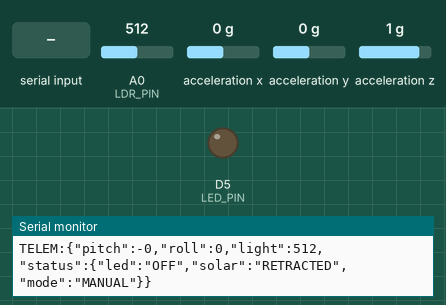
Bench run of a sketch on a simulated ESP8266 (NodeMCU). On the bench: output pins drawn as LEDs (lit = HIGH), the last lines printed to the serial monitor. Wiring (inferred from the names in the program): MPU-6050 motion sensor at I2C address 0x68. The test bench sets the inputs (shaded band); at power-on: acceleration x 0 g, A0 (LDR_PIN) = 512, acceleration y 0 g, acceleration z 1 g.

Above: at 2.2 s.
2.3 s: "LED_ON\n" received over Serial
At 3.3 s:
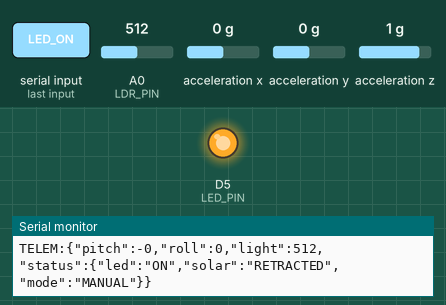
3.8 s: "LED_OFF\n" received over Serial
At 4.4 s:
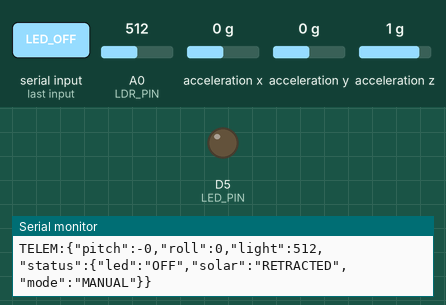
5.3 s: acceleration x set to 0.2 g
Timing chart, 0 to 8.3 s (numbered marks = the images above; inputs shaded):
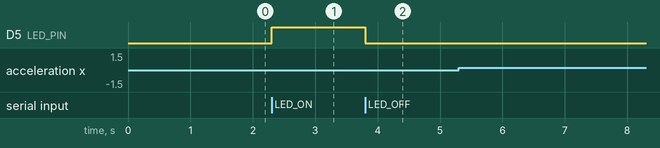

The sketch:

satellite.ino
```cpp
#include <ArduinoJson.h>
#include <Wire.h>

// ==========================================
// 1. HARDWARE PINS
// ==========================================
const int LED_PIN = D5;
const int LDR_PIN = A0;

// ==========================================
// 2. GLOBAL STATE
// ==========================================
String led_state = "OFF";
String solar_state = "RETRACTED";
String solar_mode = "MANUAL";

unsigned long last_telem_time = 0;
const int TELEMETRY_INTERVAL = 100; // 10Hz Refresh Rate

void setup() {
  Serial.begin(115200);

  // 1. Setup Basic Hardware
  pinMode(LED_PIN, OUTPUT);
  pinMode(LDR_PIN, INPUT);
  digitalWrite(LED_PIN, LOW);

  delay(1000);
  Serial.println("\n[INIT] Booting...");

  // 2. Start I2C EXACTLY like the Radar script
  Wire.begin(D2, D1);

  // 3. Wake up the MPU6050 directly (Bypassing Adafruit entirely)
  Wire.beginTransmission(0x68);
  Wire.write(0x6B); // Power Management Register
  Wire.write(0);    // 0 = Wake Up Command
  byte error = Wire.endTransmission();

  if (error != 0) {
    Serial.println("[ERROR] MPU6050 dropped connection. Check wires.");
    while (1) { delay(10); }
  }

  Serial.println("[INIT] Hardline Telemetry System Online.");
  Serial.println("[INIT] MPU6050 Armed via Raw I2C Protocol.");
}

void loop() {
  // ==========================================
  // PHASE A: THE UPLINK (Read Python Commands)
  // ==========================================
  if (Serial.available()) {
    String cmd = Serial.readStringUntil('\n');
    cmd.trim();

    if (cmd.length() > 0) {
      if (cmd == "LED_ON") { digitalWrite(LED_PIN, HIGH); led_state = "ON"; }
      else if (cmd == "LED_OFF") { digitalWrite(LED_PIN, LOW); led_state = "OFF"; }
      else if (cmd == "DEPLOY_SOLAR") { solar_state = "DEPLOYED"; solar_mode = "MANUAL"; }
      else if (cmd == "RETRACT_SOLAR") { solar_state = "RETRACTED"; solar_mode = "MANUAL"; }
      else if (cmd == "AUTO_SOLAR") { solar_mode = "AUTO"; }
    }
  }

  // ==========================================
  // PHASE B: AUTONOMOUS LOGIC (LDR)
  // ==========================================
  int light_val = analogRead(LDR_PIN);
  if (solar_mode == "AUTO") {
    if (light_val > 600) solar_state = "DEPLOYED";
    else if (light_val < 400) solar_state = "RETRACTED";
  }

  // ==========================================
  // PHASE C: THE DOWNLINK (Raw Physics Math)
  // ==========================================
  if (millis() - last_telem_time > TELEMETRY_INTERVAL) {
    last_telem_time = millis();

    // 1. Request Raw Accelerometer Data from the I2C Bus
    Wire.beginTransmission(0x68);
    Wire.write(0x3B); // Start reading at the X-Axis register
    Wire.endTransmission(false);
    Wire.requestFrom((uint8_t)0x68, (size_t)6, (bool)true);

    // 2. Read the 6 bytes of physics data
    int16_t AcX = Wire.read() << 8 | Wire.read();
    int16_t AcY = Wire.read() << 8 | Wire.read();
    int16_t AcZ = Wire.read() << 8 | Wire.read();

    // 3. Convert raw gravity forces to Degrees
    float ax = AcX, ay = AcY, az = AcZ;
    float real_pitch = -(atan2(ax, sqrt(ay * ay + az * az)) * 180.0) / PI;
    float real_roll  = (atan2(ay, az) * 180.0) / PI;

    // 4. Build JSON
    StaticJsonDocument<256> doc;
    doc["pitch"] = real_pitch;
    doc["roll"] = real_roll;
    doc["light"] = light_val;

    JsonObject status = doc.createNestedObject("status");
    status["led"] = led_state;
    status["solar"] = solar_state;
    status["mode"] = solar_mode;

    // 5. Fire the umbilical cord
    Serial.print("TELEM:");
    serializeJson(doc, Serial);
    Serial.println();
  }
}
```

Measured:
- after the input at 2.3 s, D5 (LED_PIN): LOW → HIGH at once
- after the input at 3.8 s, D5 (LED_PIN): HIGH → LOW at once
